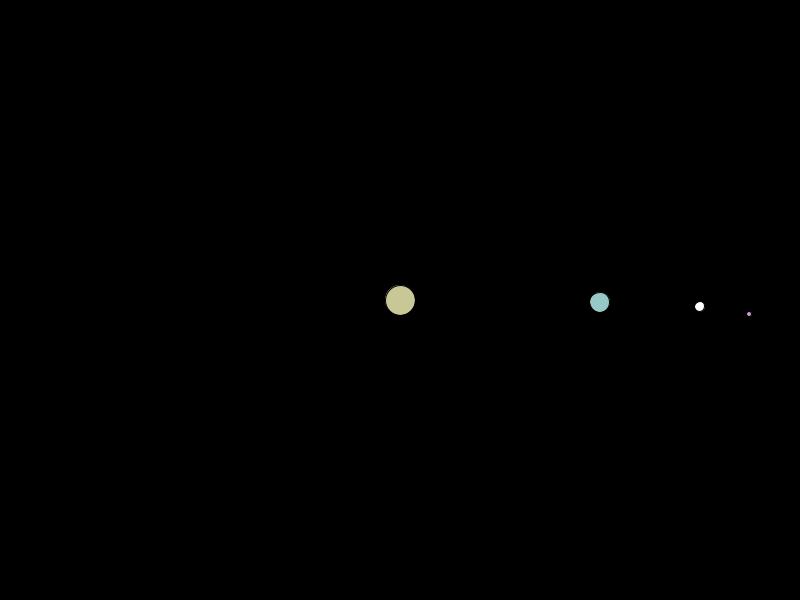
Frame 1 (no input)
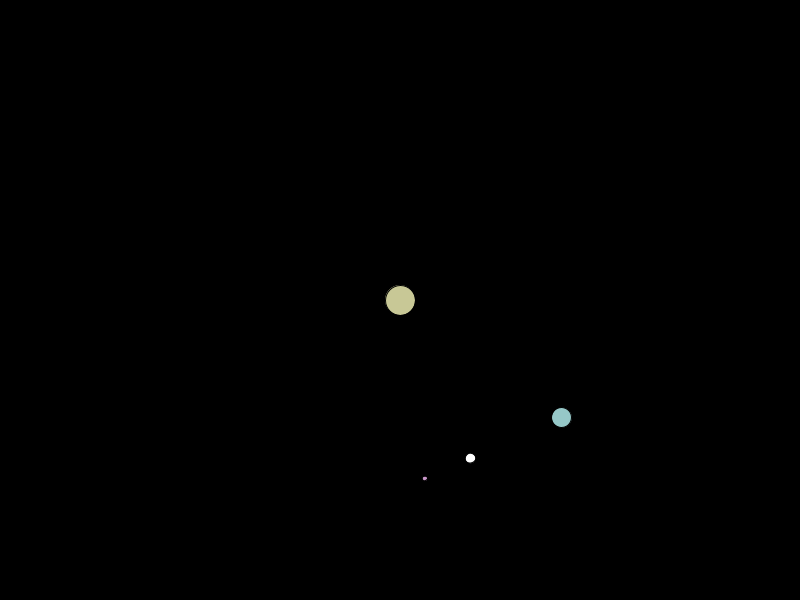
Frame 60 (the mouse pressed at the canvas centre just before this capture)
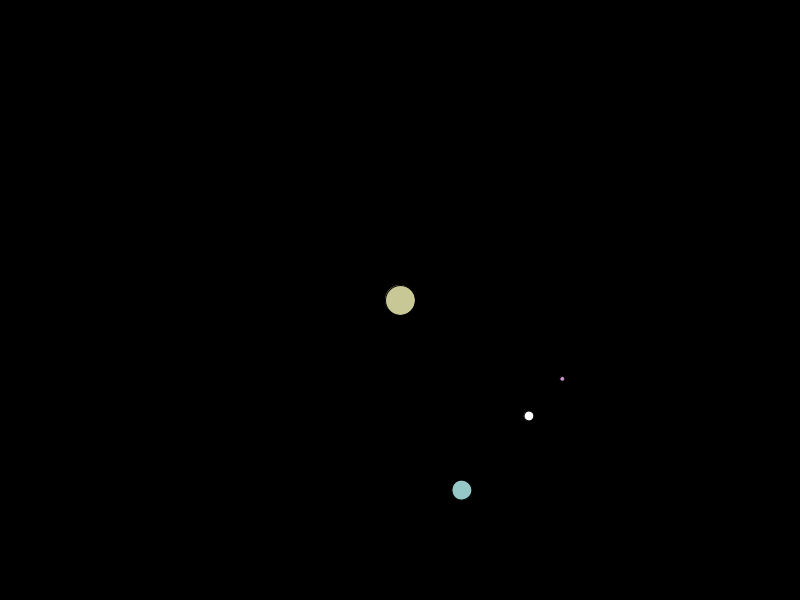
Frame 120 (the mouse held since frame 60 and released just before this capture)

The Processing sketch that drew these frames (run headless with seeded random() and noise(); from frame 60 on, the mouse is pressed at the canvas centre):

// Processing sketch: processing_113944
// ── processing_113944.pde

void setup()
{
  size(800,600);
}

void draw()
{
  background(0);
  translate(400,300);
  drawHW();
}
float time=0;
void drawHW()

{ 
time+=0.1;
  fill(200,200,150);
  ellipse(0,0,30,30);
  rotate(radians(time*6));
  translate(200,0); 
  fill(150,200,200);  
   ellipse(0,0,20,20); 
  rotate(radians(time*20));   
  translate(100,0);
  fill(255,255,255);
  ellipse(0,0,10,10);
  rotate(radians(time*60)); 
  translate(50,0);  
  fill(200,150,200);
   ellipse(0,0,5,5);
   
   
   
}
